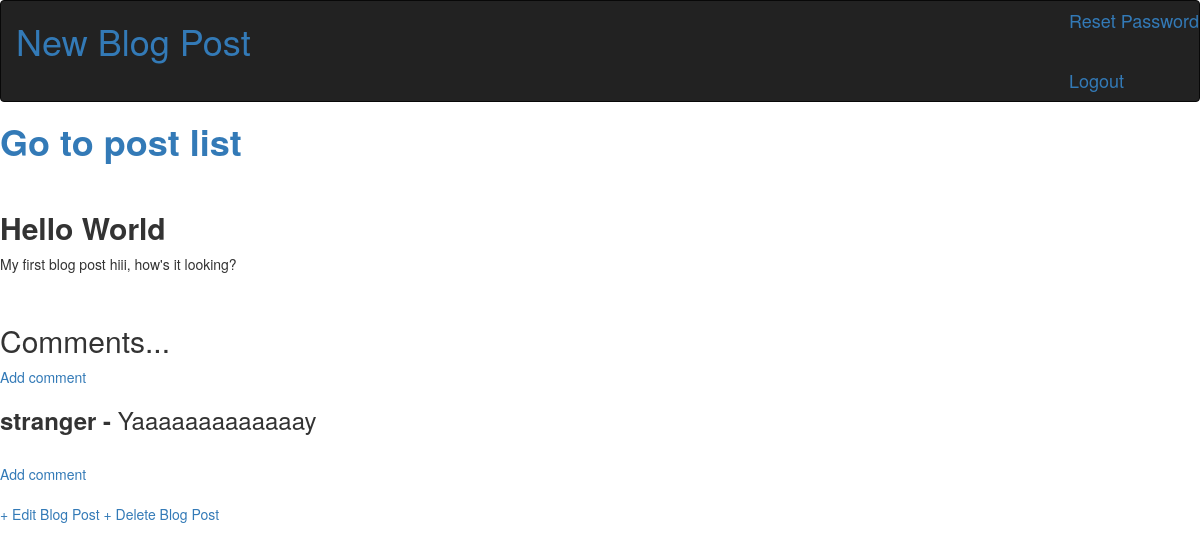
The app's page /post/1/ (signed in) with its own data.
### blog/models.py (models this page shows, shortened)
class Post(models.Model):
    title = models.CharField(max_length=200)
    author = models.ForeignKey('auth.User', on_delete=models.CASCADE)
    body = models.TextField()
    objects = PostManager

class Comment(models.Model):
    post = models.ForeignKey(Post, related_name='comments', on_delete=models.CASCADE)
    comment = models.TextField()
    name = models.CharField(max_length=200)

### blog/views.py (the view)
# urls.py: path('post/<int:pk>/', BlogDetailView.as_view(), name='post_detail'),
class BlogDetailView(DetailView):
    model = Post
    template_name = 'post_detail.html'

### templates/post_detail.html (shortened to what this page needs)
{% extends 'home2.html' %}
{% if user.is_authenticated %}
	{% block content %}
			<div>
				<h1>
					<strong>
						<a href="{% url 'home2' %}"> Go to post list </a>
					</strong>
				</h1>
			</div>
			<div class="post-entry">
				<link rel="stylesheet" href="https://maxcdn.bootstrapcdn.com/bootstrap/3.4.1/css/bootstrap.min.css">
				<h2>
					<strong>
						{{ post.title }}
					</strong>
				</h2>
				<p> {{ post.body }}</p>
				<br>
				<h2>Comments...</h2>
					{% if not post.comments.all %}
						No comments Yet...<a href="{% url 'new_comment' post.pk %}">
						Add one</a>
						<br>
					{% elif post.comments.all %}
					<a href="{% url 'new_comment' post.pk %}">Add comment</a>
					<br>
							{% for comment in post.comments.all %}
								<h3>
									<strong>
										{{comment.name}} -
									</strong>
									{{comment.comment}}
								</h3>
							{% endfor %}
					{% endif %}
				<br>
				<a href="{% url 'new_comment' post.pk %}">Add comment</a>
			</div>
				{% if user.is_authenticated %}
					<link rel="stylesheet" href="https://maxcdn.bootstrapcdn.com/bootstrap/3.4.1/css/bootstrap.min.css">
					<a href="{% url 'post_edit' post.pk %}">+ Edit Blog Post</a>
					<a href="{% url 'post_delete' post.pk %}">+ Delete Blog Post</a>
				{% else %}
				You are not logged in, therefore can't make changes
				{% endif %}
	{% endblock %}
{% else %}
You are not logged in, therefore can't make changes
{% endif %}

### records on screen
Post: title "Hello World", body "My first blog post hiii, how's it looking?"
Comment: name "stranger", comment "Yaaaaaaaaaaaaay"
